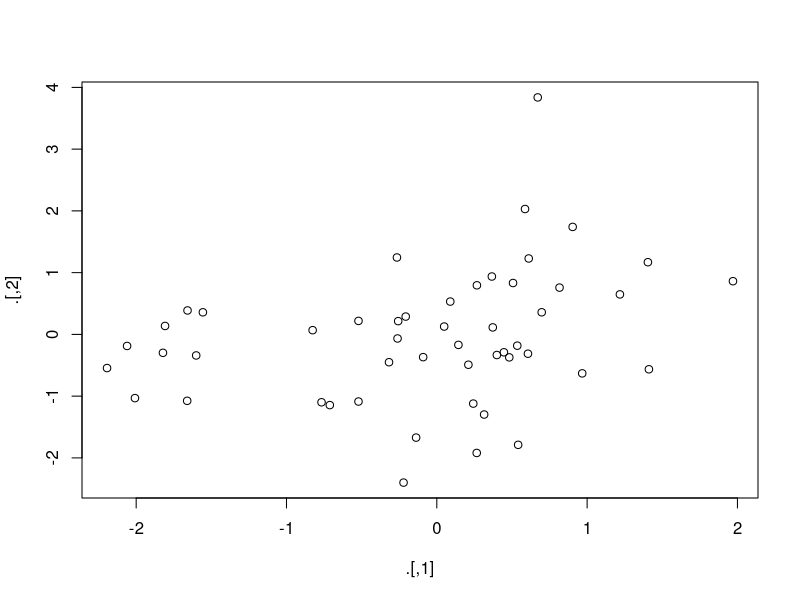
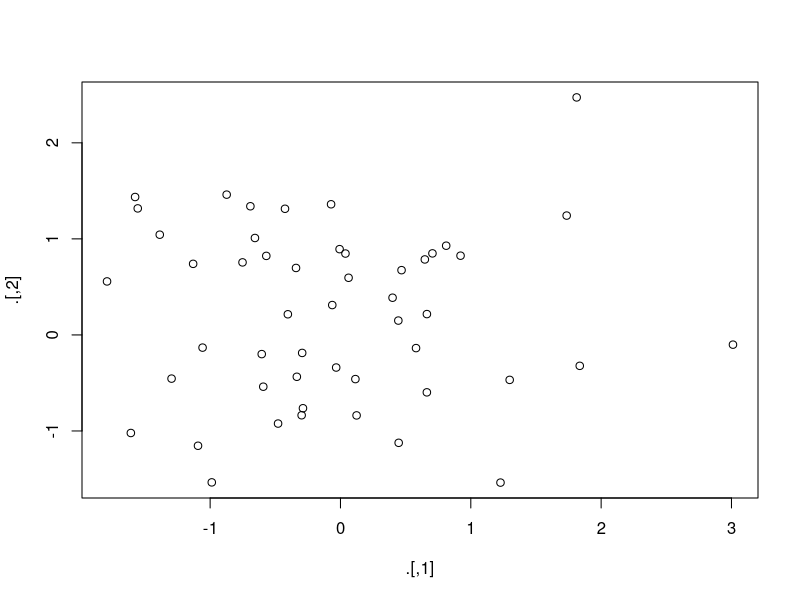

Recreate these plots in R, in order.
## ---- chunk 1
library(magrittr)
## ---- chunk 2
2^mean(log(seq_len(10), base = 2), na.rm = TRUE)
## ---- chunk 3
10 %>% 
  seq_len() %>% 
  log(base = 2) %>% 
  mean(na.rm = TRUE) %>% 
  {2^.}
## ---- chunk 4
x <- c(0.109, 0.359, 0.63, 0.996, 0.515, 0.142, 0.017, 0.829, 0.907)
## ---- chunk 5
    rnorm (100) %>%
      matrix(ncol = 2) %>%
      plot() %>%
      str()
## ---- chunk 6
    rnorm (100) %>%
      matrix(ncol = 2) %T>%
      plot() %>%
      str()
## ---- chunk 7
iris %>%
  subset(Sepal.Length > mean(Sepal.Length)) %$%
  cor(Sepal.Length, Sepal.Width)
